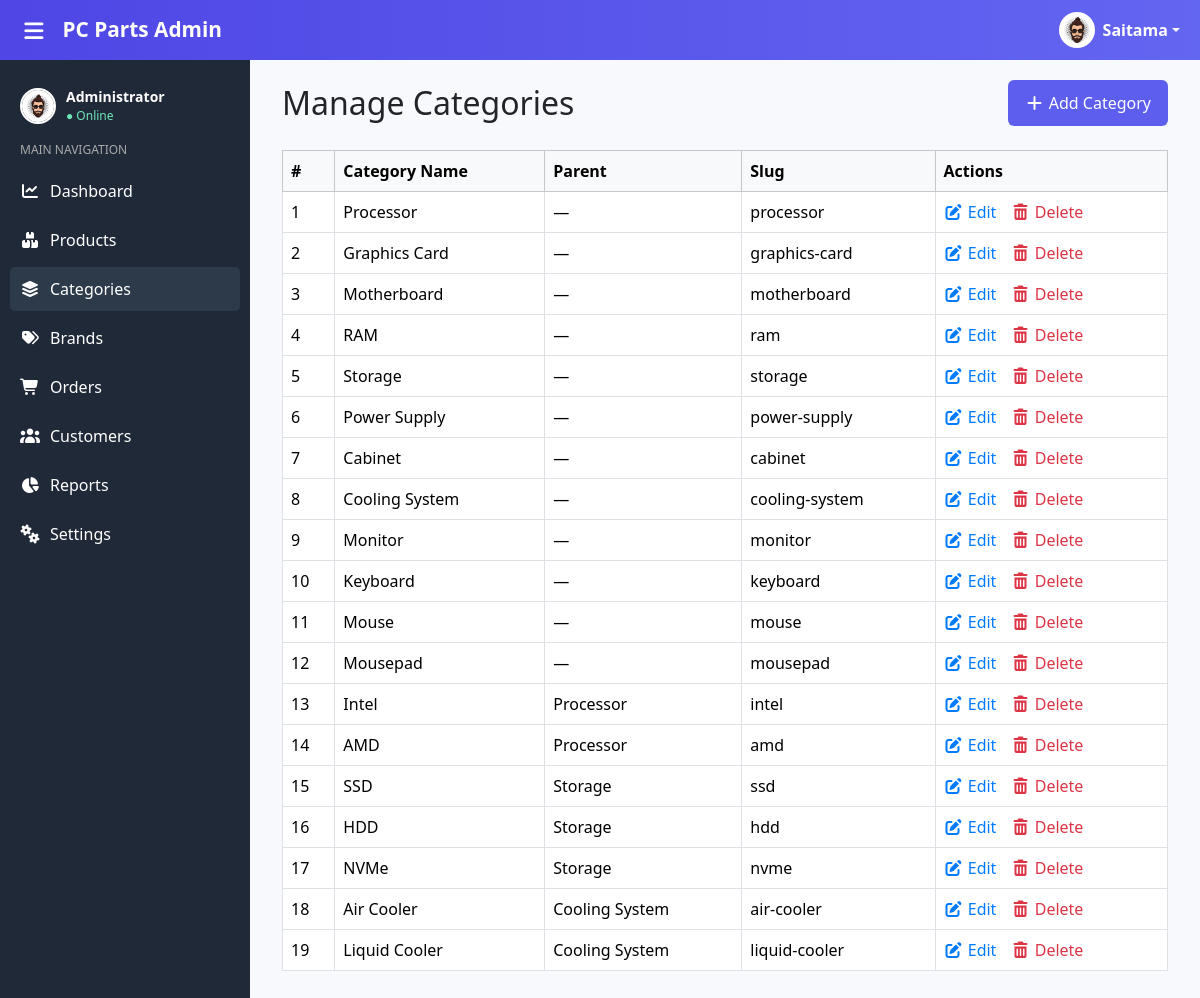
The app's page /admin/pages/categories.php (signed in) with its own data.
### tables this page shows
CREATE TABLE IF NOT EXISTS categories (
    category_id INT AUTO_INCREMENT PRIMARY KEY,
    category_name VARCHAR(100) NOT NULL UNIQUE,
    parent_id INT DEFAULT NULL,
    level INT DEFAULT 0,
    slug VARCHAR(250) UNIQUE,
    FOREIGN KEY (parent_id) REFERENCES categories(category_id) ON DELETE SET NULL
);

### admin/pages/categories.php (the view, shortened to what this page needs)
<!DOCTYPE html>
<html lang="en">
<head>
  <link href="https://cdn.jsdelivr.net/npm/bootstrap@5.3.2/dist/css/bootstrap.min.css" rel="stylesheet">
  <link rel="stylesheet" href="../assets/vendor/fontawesome/css/all.min.css">
  <link rel="stylesheet" href="../assets/css/style.css">
</head>
<body>
  <?php include '../includes/header.php'; ?>
  <?php $page = 'categories';
  include '../includes/sidebar.php'; ?>
  <main class="main-content pt-5 mt-2">
    <div class="container my-4">
      <div class="d-flex align-items-center justify-content-between mb-4">
        <h2 class="mb-0">Manage Categories</h2>
        <button class="btn btn-add" data-bs-toggle="modal" data-bs-target="#addCategoryModal">
          <i class="fas fa-plus"></i> Add Category
        </button>
      </div>
      <div class="table-responsive">
        <table class="table table-bordered table-hover align-middle">
          <thead class="table-light">
            <tr>
              <th>#</th>
              <th>Category Name</th>
              <th>Parent</th>
              <th>Slug</th>
              <th>Actions</th>
            </tr>
          </thead>
          <tbody>
            <?php
            $query = "SELECT c1.category_id,
                 c1.category_name,
                 c1.parent_id,
                 c1.slug,
                 c2.category_name AS parent_name
          FROM categories c1
          LEFT JOIN categories c2
          ON c1.parent_id = c2.category_id
          ORDER BY c1.category_id ASC";
            $result = mysqli_query($conn, $query);
            while ($row = mysqli_fetch_assoc($result)) {
            ?>
              <tr>
                <td><?= $row['category_id'] ?></td>
                <td><?= htmlspecialchars($row['category_name']) ?></td>
                <td><?= $row['parent_name'] ?? '—' ?></td>
                <td><?= $row['slug'] ?></td>
                <td>
                  <button class="btn-edit"
                    data-bs-toggle="modal"
                    data-bs-target="#editCategoryModal"
                    data-id="<?= $row['category_id'] ?>"
                    data-name="<?= htmlspecialchars($row['category_name']) ?>"
                    data-parent="<?= $row['parent_id'] ?>">
                    <i class="fas fa-edit"></i> Edit
                  </button>
                  <button class="btn-delete" onclick="deleteCategory(<?= $row['category_id'] ?>)">
                    <i class="fas fa-trash-alt"></i> Delete
                  </button>
                </td>
              </tr>
            <?php } ?>
          </tbody>
        </table>
      </div>
    </div>
  </main>
</body>
</html>

### admin/includes/header.php (shortened to what this page needs)
<header class="admin-header ">
  <div class="left-section">
    <button id="hamburger" class="hamburger">
      <i class="fas fa-bars"></i>
    </button>
    <a href="./dashboard.php">PC Parts Admin</a>
  </div>
  <div class=" dropdown">
    <a href="#" class="d-flex align-items-center text-white text-decoration-none dropdown-toggle" id="userDropdown" data-bs-toggle="dropdown" aria-expanded="false">
      <img src="../assets/images/admin.jpg" alt="User Image" width="36" height="36" class="rounded-circle me-2">
      <span class="fw-semibold">Saitama</span>
    </a>
  </div>
</header>

### admin/includes/sidebar.php
<aside id="sidebar" class="sidebar">
  <div class="admin-profile">
    <img src="../assets/images/admin.jpg" class="admin-avatar" alt="Admin">
    <div class="admin-info">
      <strong>Administrator</strong>
      <span class="status online">● Online</span>
    </div>
  </div>
  <nav class="nav-links">
    <p class="nav-title">MAIN NAVIGATION</p>
    <a href="dashboard.php" class="nav-item <?= ($page == 'dashboard' ?  'active' : '') ?>">
      <i class="fas fa-chart-line icon"></i>
      <span class="label">Dashboard</span>
    </a>
    <a href="products.php" class="nav-item <?= ($page == 'products' ?  'active' : '') ?>">
      <i class="fas fa-boxes icon"></i>
      <span class="label">Products</span>
    </a>
    <a href="categories.php" class="nav-item <?= ($page == 'categories' ?  'active' : '') ?>">
      <i class="fas fa-layer-group icon"></i>
      <span class="label">Categories</span>
    </a>
    <a href="brands.php" class="nav-item <?= ($page == 'brands' ?  'active' : '') ?>">
      <i class="fas fa-tags icon"></i>
      <span class="label">Brands</span>
    </a>
    <a href="orders.php" class="nav-item <?= ($page == 'orders' ?  'active' : '') ?>">
      <i class="fas fa-shopping-cart icon"></i>
      <span class="label">Orders</span>
    </a>
    <a href="customers.php" class="nav-item">
      <i class="fas fa-users icon"></i>
      <span class="label">Customers</span>
    </a>
    <a href="reports.php" class="nav-item">
      <i class="fas fa-chart-pie icon"></i>
      <span class="label">Reports</span>
    </a>
    <a href="settings.php" class="nav-item">
      <i class="fas fa-cogs icon"></i>
      <span class="label">Settings</span>
    </a>
  </nav>
</aside>

### admin/assets/css/style.css (style rules this page uses)
* { margin: 0; padding: 0; box-sizing: border-box; }
body { font-family: "Segoe UI", "Roboto", Arial, sans-serif; background-color: #f0f2f5; display: flex; }
.admin-header { position: fixed; top: 0; left: 0; right: 0; height: 60px; background: linear-gradient(to right, #4f46e5, #6366f1); color: white; display: flex; justify-content: space-between; align-items: center; padding: 0 20px 0 20px; z-index: 1000; }
.left-section { display: flex; align-items: center; gap: 15px; }
.left-section a { color: white; text-decoration: none; font-size: 1.3rem; font-weight: 600; cursor: pointer; transition: opacity 0.2s ease; }
.hamburger { font-size: 22px; background: none; border: none; color: white; cursor: pointer; display: block; }
.admin-avatar { width: 36px; height: 36px; border-radius: 50%; border: 2px solid white; }
.sidebar { position: fixed; top: 60px; left: 0; width: 250px; height: 100%; background-color: #1f2937; color: white; padding: 20px 10px; overflow-y: auto; transition: width 0.3s ease, transform 0.3s ease; z-index: 999; }
.admin-profile { display: flex; align-items: center; gap: 10px; padding: 6px 10px; border-radius: 5px; cursor: pointer; transition: background 0.2s ease; }
.admin-info { display: flex; flex-direction: column; font-size: 14px; }
.status { font-size: 12px; color: #6ee7b7; }
.nav-links .nav-title { font-size: 12px; color: #aaa; margin: 10px 0 10px 10px; }
.nav-links a { display: flex; align-items: center; padding: 10px; color: white; text-decoration: none; border-radius: 5px; gap: 10px; margin-bottom: 5px; transition: background 0.2s ease; }
.nav-links a:hover, .nav-links a.active { background-color: #2c3a4a; }
.nav-links .icon { width: 20px; text-align: center; font-size: 16px; }
.main-content { margin-left: 250px; padding: 20px; padding-top: 80px; min-height: 100vh; width: 100%; background: #f8f9fc; transition: margin-left 0.3s ease; }
.btn-add { background-color: #5d5dee; color: white; padding: 10px 16px; border-radius: 6px; text-decoration: none; font-weight: 500; transition: all 0.3s ease; box-shadow: none; }
.btn-edit { color: #007bff; text-decoration: none; margin-right: 10px; background-color: inherit; border: none; outline: none; }
.btn-delete { color: #dc3545; text-decoration: none; background-color: inherit; border: none; outline: none; }

### records on screen
categories: category_id "1", category_name "Processor", parent_name "—", slug "processor"
categories: category_id "2", category_name "Graphics Card", parent_name "—", slug "graphics-card"
categories: category_id "3", category_name "Motherboard", parent_name "—", slug "motherboard"
categories: category_id "4", category_name "RAM", parent_name "—", slug "ram"
categories: category_id "5", category_name "Storage", parent_name "—", slug "storage"
categories: category_id "6", category_name "Power Supply", parent_name "—", slug "power-supply"
categories: category_id "7", category_name "Cabinet", parent_name "—", slug "cabinet"
categories: category_id "8", category_name "Cooling System", parent_name "—", slug "cooling-system"
categories: category_id "9", category_name "Monitor", parent_name "—", slug "monitor"
categories: category_id "10", category_name "Keyboard", parent_name "—", slug "keyboard"
categories: category_id "11", category_name "Mouse", parent_name "—", slug "mouse"
categories: category_id "12", category_name "Mousepad", parent_name "—", slug "mousepad"
categories: category_id "13", category_name "Intel", parent.category_name "Processor", slug "intel"
categories: category_id "14", category_name "AMD", parent.category_name "Processor", slug "amd"
categories: category_id "15", category_name "SSD", parent.category_name "Storage", slug "ssd"
categories: category_id "16", category_name "HDD", parent.category_name "Storage", slug "hdd"
categories: category_id "17", category_name "NVMe", parent.category_name "Storage", slug "nvme"
categories: category_id "18", category_name "Air Cooler", parent.category_name "Cooling System", slug "air-cooler"
categories: category_id "19", category_name "Liquid Cooler", parent.category_name "Cooling System", slug "liquid-cooler"
